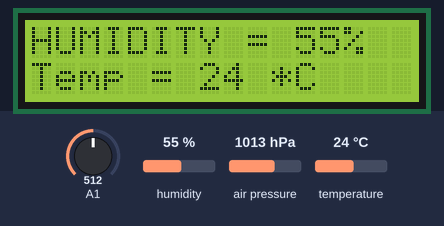
This sketch was run on a simulated Arduino Uno, built with avr-gcc and run on an emulated ATmega328P. On the bench: 16×2 character LCD. Inputs (shaded band) come from the test bench; at power-on: air pressure 1013 hPa, humidity 55 %, A1 = 512, temperature 24 °C. What the sketch prints to the serial monitor is not drawn.

Above: at 1.2 s.
1.3 s: air pressure set to 952 hPa
At 2.5 s:
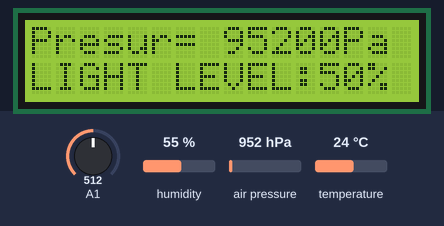
9.6 s: humidity set to 22 %
At 12.9 s:
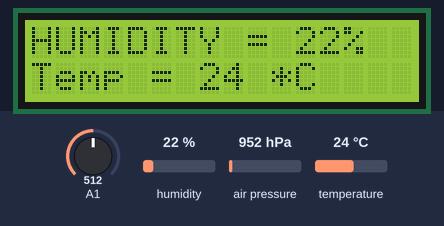
15.7 s: A1 set to 716
At 19.1 s:
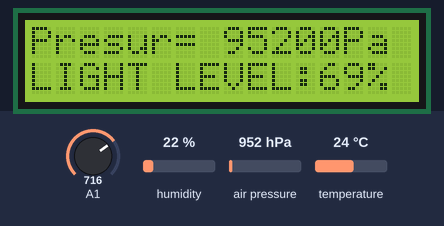
21.7 s: temperature set to 12 °C
At 25.1 s:
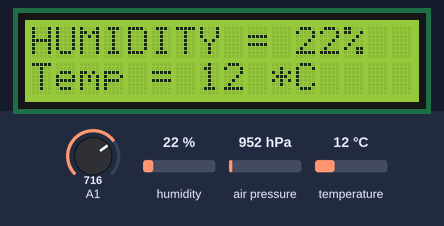
27.8 s: air pressure set to 975 hPa
At 31.3 s:
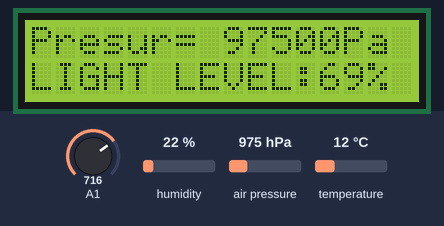
33.8 s: A1 set to 992
At 39.0 s:
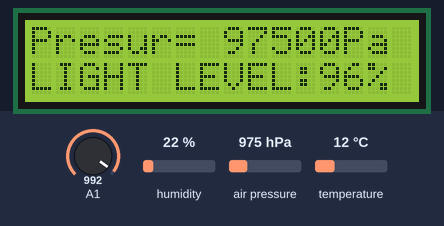
Timing chart, 0 to 40.5 s (numbered marks = the images above; inputs shaded):
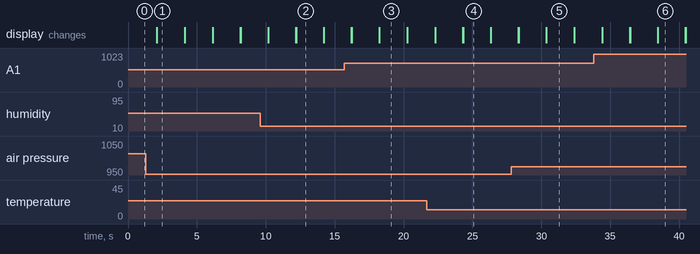

The sketch:

temp_presure_humidity_light-lcd.ino
```cpp
#include <dht11.h>
dht11 DHT;
#define DHT11_PIN A0
// Connect SCL to Analog 5
// Connect SDA to Analog 4
#include <LiquidCrystal.h>
LiquidCrystal lcd(7, 6, 5, 4, 3, 2);
#include <Wire.h>
#include <Adafruit_BMP085.h>
Adafruit_BMP085 bmp;
void setup(){
  lcd.begin(16,2);
 Serial.begin(9600);
  if (!bmp.begin()) {
 Serial.println("Could not find a valid BMP085 sensor, check wiring!");
  while (1) {}
  }
}

void loop(){
  int chk;
  int sensorValue = analogRead(A1);
 double dV = sensorValue;
 double le = (dV/1023)*100;
 int level = le;

 { chk = DHT.read(DHT11_PIN);
  lcd.setCursor(0,0);
  lcd.print("HUMIDITY = ");
  lcd.print(DHT.humidity,1);
  lcd.print("%");
   lcd.setCursor(0,1);
   lcd.print("Temp = ");
    lcd.print(DHT.temperature,1);
    lcd.println(" *C        ");}
    delay(2000);

     {lcd.setCursor(0,0);
     lcd.clear();
    lcd.print("Presur= ");
    lcd.print(bmp.readPressure());
    lcd.println("Pa  ");
    Serial.print("Pressure= ");
    Serial.print(bmp.readPressure());
    Serial.println("Pa");

 lcd.setCursor(0,1);
 lcd.print("LIGHT LEVEL:");
 lcd.print(level);
 lcd.print("%");}
 delay(2000);
 lcd.clear();

}
```

Measured:
- what the display in image 1 shows lasts 2.0 s, from 2.1 s to 4.1 s
